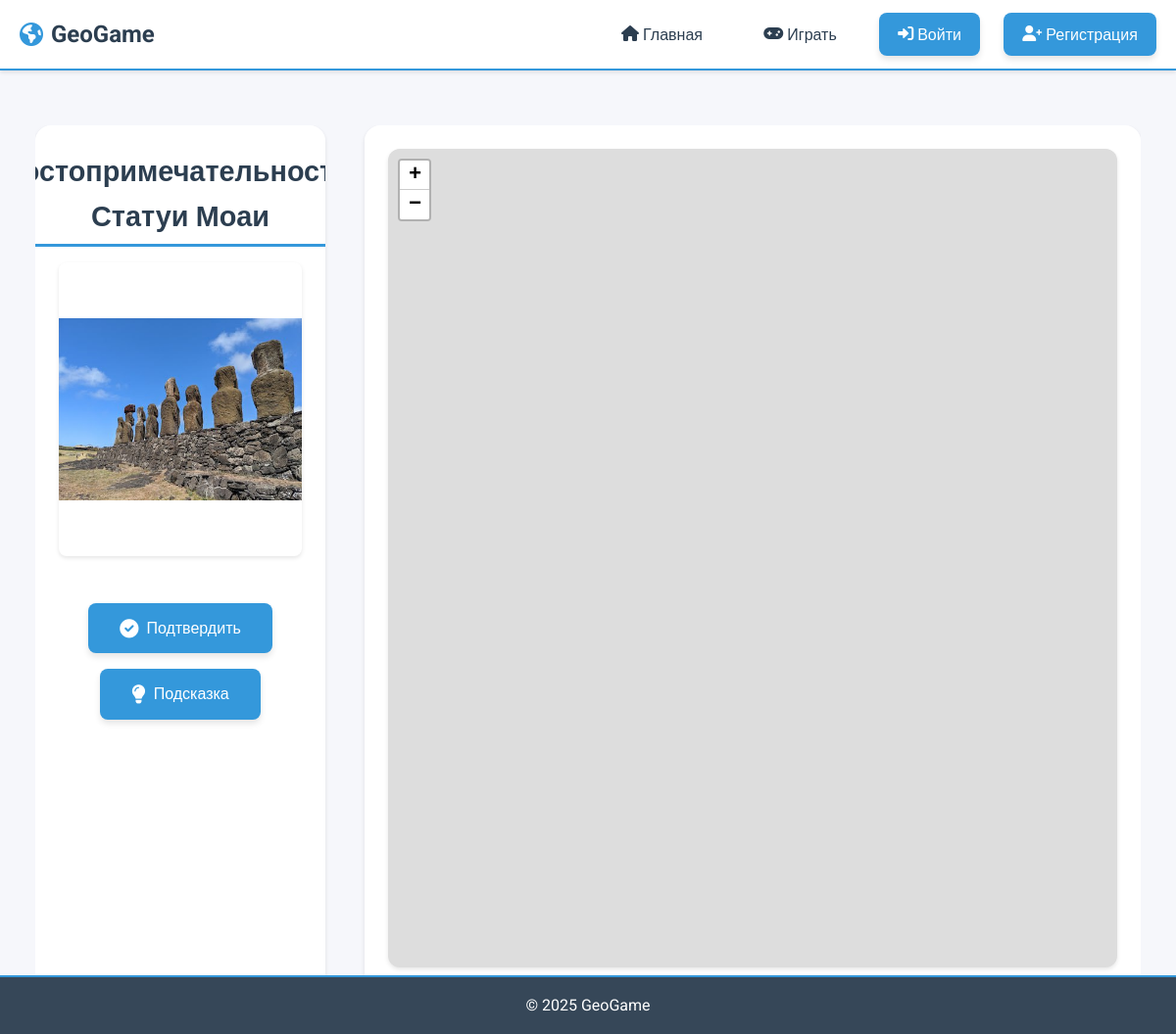
/solo/, run on the app's committed database.
### game/models.py (models this page shows, shortened)
class Landmark(models.Model):
    name = models.CharField(max_length=200)
    latitude = models.FloatField()
    longitude = models.FloatField()
    image = models.ImageField(upload_to='landmarks/', null=True, blank=True)
    hint_image = models.ImageField(upload_to='hints/', null=True, blank=True)

### game/views.py (the view)
# urls.py: path('solo/', views.solo_play, name='solo_play'),
def solo_play(request):
    landmarks = list(Landmark.objects.all())
    if not landmarks:
        return render(request, 'game/solo_play.html', {'error': 'Нет доступных достопримечательностей'})
    landmark = random.choice(landmarks)
    offset_lat = random.uniform(-5, 5)
    offset_lon = random.uniform(-5, 5)
    map_center = [landmark.latitude + offset_lat, landmark.longitude + offset_lon]
    context = {
        'landmark': landmark,
        'map_center_lat': map_center[0],
        'map_center_lon': map_center[1],
        'correct_lat': landmark.latitude,
        'correct_lon': landmark.longitude,
        'hint_image_url': landmark.hint_image.url if landmark.hint_image else None,
    }
    return render(request, 'game/solo_play.html', context)

### game/templates/game/solo_play.html (shortened to what this page needs)
{% extends 'base.html' %}
{% load static %}
{% block body_class %} class="game-page"{% endblock %}
{% block content %}
<div class="game-play-container" data-hint-image-url="{{ hint_image_url|default:'' }}">
    {% if error %}
        <p class="alert alert-error">{{ error }}</p>
    {% else %}
        <div class="game-columns">
            <div class="left-column game-card">
                <h2 class="landmark-title">Достопримечательность: {{ landmark.name }}</h2>
                {% if landmark.image %}
                    <div class="landmark-image-container">
                        <img src="{{ landmark.image.url }}" alt="{{ landmark.name }}" class="landmark-main-image">
                    </div>
                {% endif %}
                <div class="game-controls">
                    <button type="button" id="confirmBtn" class="game-button">
                        <i class="fas fa-check-circle"></i> Подтвердить
                    </button>
                    <button type="button" id="hintBtn" class="game-button">
                        <i class="fas fa-lightbulb"></i> Подсказка
                    </button>
                </div>
            </div>
            <div class="right-column game-card">
                <div id="map" class="game-map"></div>
            </div>
        </div>
    {% endif %}
    <link rel="stylesheet" href="https://unpkg.com/leaflet@1.9.4/dist/leaflet.css" />
{% endblock %}

### game/static/css/style.css (style rules this page uses)
:root { --primary-color: #2c3e50; --secondary-color: #3498db; --accent-color: #e74c3c; --text-color: #000000; --light-gray: #f5f6fa; --white: #ffffff; --shadow: 0 2px 4px rgba(0, 0, 0, 0.1); --button-shadow: 0 4px 6px rgba(0, 0, 0, 0.1); --button-hover-shadow: 0 6px 8px rgba(0, 0, 0, 0.15); }
* { margin: 0; padding: 0; box-sizing: border-box; }
html, body { height: 100%; overflow: hidden; }
body { font-family: 'Roboto', sans-serif; line-height: 1.6; color: var(--text-color); background-color: var(--light-gray); position: relative; display: flex; flex-direction: column; }
.game-button { background-color: var(--secondary-color); color: var(--white); padding: 1rem 2rem; border: none; border-radius: 8px; cursor: pointer; font-size: 1rem; font-weight: 500; transition: all 0.3s ease; box-shadow: var(--button-shadow); display: inline-flex; align-items: center; gap: 0.5rem; text-decoration: none; }
.game-button i { font-size: 1.2rem; }
.game-play-container { display: flex; flex-direction: column; justify-content: center; align-items: center; height: calc(100vh - 140px); padding: 1rem; overflow: hidden; width: 100%; }
.game-columns { display: flex; gap: 40px; width: 100%; flex-grow: 1; overflow: hidden; align-items: stretch; }
.left-column { flex: 1; display: flex; flex-direction: column; background-color: rgba(255, 255, 255, 0.95); backdrop-filter: blur(5px); border-radius: 16px; box-shadow: var(--shadow); padding: 1.5rem; align-items: center; text-align: center; overflow-y: auto; max-height: 100%; }
.right-column { flex: 3; display: flex; flex-direction: column; background-color: rgba(255, 255, 255, 0.95); backdrop-filter: blur(5px); border-radius: 16px; box-shadow: var(--shadow); padding: 1.5rem; justify-content: center; align-items: center; }
.game-card { margin-bottom: 0; }
.landmark-title { color: var(--primary-color); margin-bottom: 1rem; font-size: 1.8rem; position: relative; padding-bottom: 0.5rem; }
.landmark-title::after { content: ''; position: absolute; bottom: 0; left: 50%; transform: translateX(-50%); width: 350px; height: 3px; background-color: var(--secondary-color); border-radius: 2px; }
.landmark-image-container, .hint-image-container { width: 100%; max-width: 400px; height: 300px; margin-bottom: 1.5rem; border-radius: 8px; box-shadow: var(--shadow); background: #fff; display: flex; align-items: center; justify-content: center; }
.landmark-main-image, .hint-image { max-width: 100%; max-height: 100%; width: auto; height: auto; display: block; object-fit: contain; background: #f5f6fa; }
.game-controls { display: flex; gap: 1rem; margin-top: 1.5rem; flex-wrap: wrap; justify-content: center; }
.game-map { width: 100%; height: 100%; min-height: 400px; border-radius: 12px; overflow: hidden; box-shadow: var(--shadow); position: relative; }

### data on the page
Landmark: name "Статуи Моаи", image (picture)
